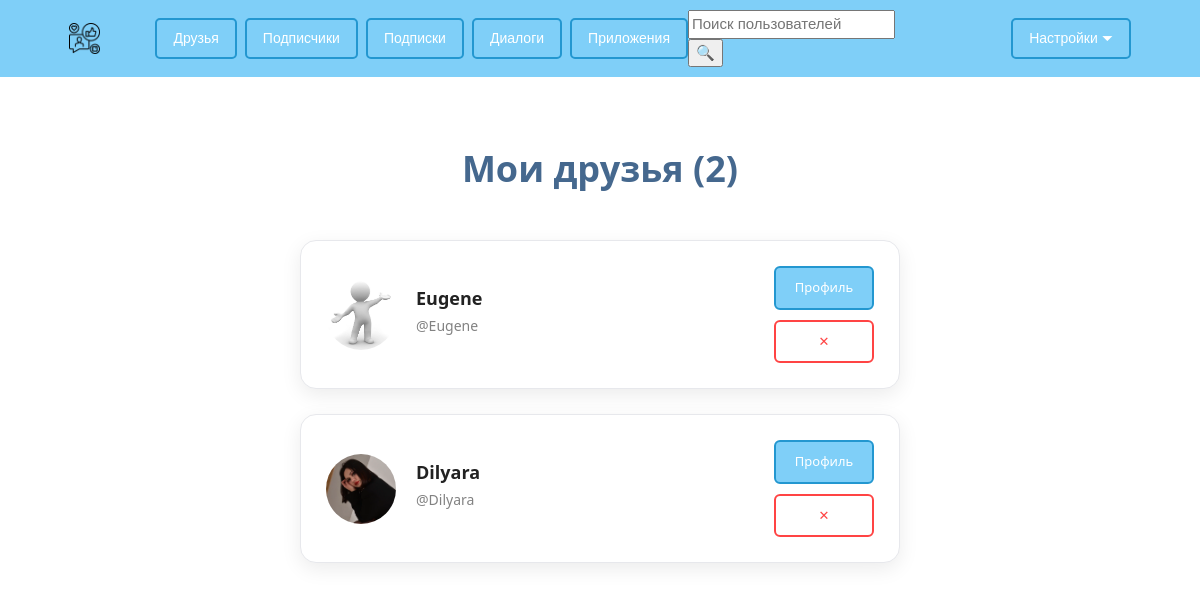
The app's page /auth/my_friends/ (signed in) with its own data.
### Users/models.py (models this page shows, shortened)
class Friend(models.Model):
    user = models.ForeignKey(Profile,
                             on_delete=models.CASCADE,
                             verbose_name='Пользователь')
    users_friend = models.ForeignKey(Profile,
                                     related_name='users_friend',
                                     on_delete=models.CASCADE,
                                     verbose_name='В дружбе с ...')
    confirmed = models.BooleanField('Подтверждено',
                                    default=False)
    class Meta:
        verbose_name = 'Друг'
        verbose_name_plural = 'Друзья'

class Profile(AbstractUser):
    GENDER_CHOICE = (("M", "М"),
                     ("F", "Ж"),
                     (None, "-"))
    CITY_CHOICE = [('Москва', 'Москва'),
                   ('Санкт-Петербург', 'Санкт-Петербург')]
    COUNTRY_CHOICE = [(None, '-')]
    avatar = models.ImageField('Аватар',
                               blank=True,
                               upload_to='images/avatar/')
    gender = models.CharField('Пол',
                              max_length=1,
                              choices=GENDER_CHOICE,
                              blank=True)
    country = models.CharField('Страна',
                               max_length=100,
                               blank=True,
                               null=True,
                               choices=COUNTRY_CHOICE)
    city = models.CharField('Город',
                            max_length=100,
                            blank=True,
                            null=True,
                            choices=CITY_CHOICE)
    birth_date = models.DateField('Дата рождения',
                                  null=True,
                                  blank=True)
    email = models.CharField('Почтовый адрес', max_length=20,
                             null=False,
                             blank=False)
    short_name = models.CharField('Короткое имя',
                                  max_length=10,
                                  null=True,
                                  blank=True)
    class Meta:
        verbose_name = 'Профиль'
        verbose_name_plural = 'Профили'

### Users/views.py (the view)
# urls.py: path('my_friends/', v.show_my_friends, name='my_friends'),
@login_required
def show_my_friends(request):
    user = request.user
    users_friends1 = Friend.objects.filter(user=user,
                                           confirmed=True)
    users_friends2 = Friend.objects.filter(users_friend=user,
                                           confirmed=True)
    total_number = users_friends1.count() + users_friends2.count()
    context = {'friends1': users_friends1,
               'friends2': users_friends2,
               'total_number': total_number}
    return render(request, 'users/my_friends.html', context)

### Templates/users/my_friends.html (shortened to what this page needs)
{% extends "base.html" %}
{% load static %}
{% block content %}
<div class="friends-container">
    <h1 class="friends-title">Мои друзья ({{ total_number }})</h1>
    <div class="friends-list">
        {% for friend in friends1 %}
        <div class="friend-card">
            <div class="friend-avatar">
                {% if friend.users_friend.avatar %}
                     <img src="{{ friend.users_friend.avatar.url }}">
                {% else %}
                    <img src="{% static 'img/default_avatar.jpg' %}" alt="Аватар">
                {% endif %}
            </div>
            <div class="friend-info">
                <h3 class="friend-name">
                    {{ friend.users_friend.username }}
                </h3>
                <p class="friend-username">@{{ friend.users_friend.username }}</p>
            </div>
            <div class="friend-actions">
                <a href="{% url 'Users:another_profile' friend.users_friend.id %}" class="profile-link">Профиль</a>
                <form method="post" action="{% url 'Users:delete_friend' friend.users_friend.id %}">
                    <button type="submit" class="remove-btn">✕</button>
                </form>
            </div>
        </div>
        {% endfor %}
    </div>
</div>
{% endblock %}

### static/css/stylesheet.css (style rules this page uses)
.body { margin: 0; }
.friends-container { max-width: 800px; margin: 40px auto; padding: 30px; display: flex; flex-direction: column; align-items: center; }
.friends-title { color: #45688e; text-align: center; margin-bottom: 50px; font-size: 36px; font-weight: 600; }
.friends-list { display: flex; flex-direction: column; gap: 35px; margin-bottom: 50px; width: 100%; max-width: 600px; }
.friend-card { display: flex; align-items: center; padding: 30px 35px; background: white; border: 1px solid #e7e8ec; border-radius: 18px; box-shadow: 0 6px 20px rgba(0, 0, 0, 0.08); transition: all 0.3s ease; width: 100%; }
.friend-avatar { width: 80px; height: 80px; margin-right: 25px; flex-shrink: 0; border-radius: 50%; overflow: hidden; }
.friend-avatar img { width: 100%; height: 100%; object-fit: cover; transition: transform 0.3s ease; }
.friend-info { flex: 1; min-width: 0; text-align: left; margin-right: 25px; }
.friend-name { margin: 0 0 10px 0; color: #222; font-size: 19px; font-weight: 600; white-space: nowrap; overflow: hidden; text-overflow: ellipsis; }
.friend-username { margin: 0; color: #828282; font-size: 15px; white-space: nowrap; overflow: hidden; text-overflow: ellipsis; }
.friend-actions { display: flex; gap: 18px; flex-shrink: 0; flex-direction: column; align-items: center; }
.profile-link { padding: 14px 22px; background: #7fcff8; color: white; text-decoration: none; border-radius: 9px; font-size: 15px; font-weight: 500; transition: all 0.3s ease; border: 2px solid #2397d0; min-width: 110px; text-align: center; }
.remove-btn { padding: 14px 18px; background: white; color: #ff4444; border: 2px solid #ff4444; border-radius: 9px; cursor: pointer; font-size: 17px; font-weight: bold; transition: all 0.3s ease; min-width: 55px; }
.friends-list { display: flex; flex-direction: column; gap: 25px; margin-bottom: 50px; width: 100%; max-width: 600px; }
.friend-card { display: flex; align-items: center; padding: 25px; background: white; border: 1px solid #e7e8ec; border-radius: 16px; box-shadow: 0 6px 20px rgba(0, 0, 0, 0.08); transition: all 0.3s ease; width: 100%; }
.friend-avatar { width: 70px; height: 70px; margin-right: 20px; flex-shrink: 0; border-radius: 50%; overflow: hidden; }
.friend-avatar img { width: 100%; height: 100%; object-fit: cover; }
.friend-info { flex: 1; min-width: 0; text-align: left; margin-right: 20px; }
.friend-name { margin: 0 0 5px 0; color: #222; font-size: 18px; font-weight: 600; white-space: nowrap; overflow: hidden; text-overflow: ellipsis; }
.friend-username { margin: 0 0 5px 0; color: #828282; font-size: 14px; white-space: nowrap; overflow: hidden; text-overflow: ellipsis; }
.friend-actions { display: flex; flex-direction: column; gap: 10px; flex-shrink: 0; }
.profile-link { padding: 10px 16px; background: #7fcff8; color: white; text-decoration: none; border-radius: 6px; font-size: 13px; font-weight: 500; transition: all 0.3s ease; border: 2px solid #2397d0; text-align: center; min-width: 100px; }
.remove-btn { padding: 10px 16px; background: white; color: #ff4444; border: 2px solid #ff4444; border-radius: 6px; cursor: pointer; font-size: 13px; font-weight: 500; transition: all 0.3s ease; min-width: 100px; }

### records on screen
Friend: users_friend.avatar (picture), users_friend.username "Eugene"
Friend: users_friend.avatar (picture), users_friend.username "Dilyara"

### other values on screen
{{ total_number }} "2"
